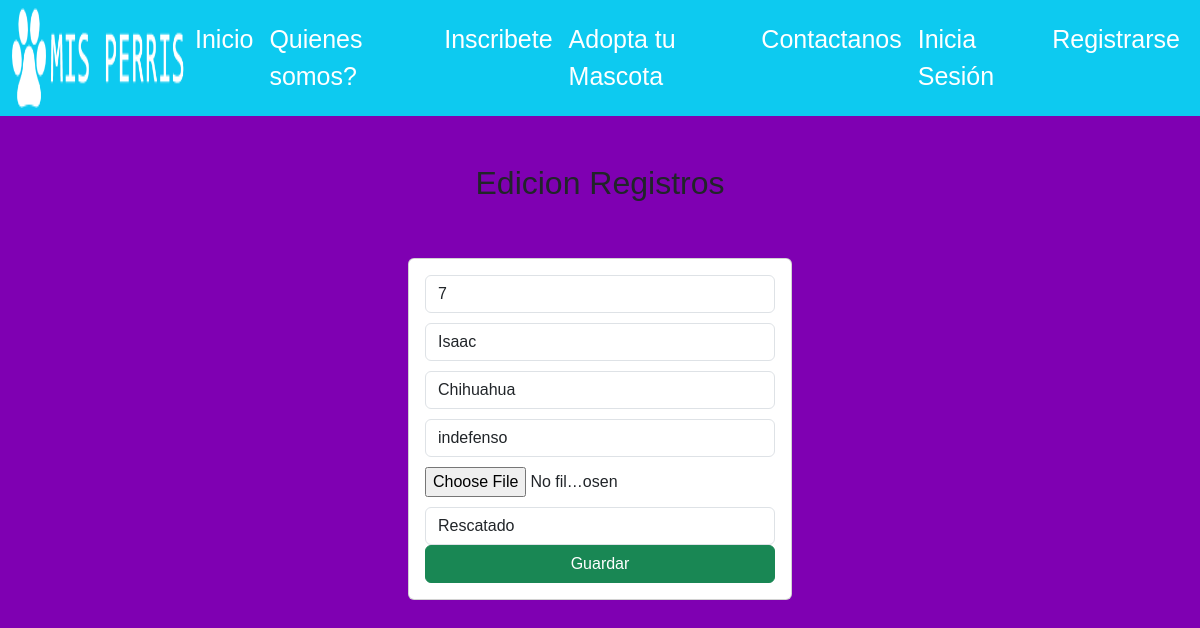
/edicionPerros/7, run on the app's committed database.
### misperris/models.py (models this page shows, shortened)
class Lista_perros(models.Model):
    TIPO_ESTADO = [
            ('rescatado', 'Rescatado'),
            ('disponible', 'Disponible'),
            ('adoptado', 'Adoptado'),
            ('revision', 'revision psiquiatrica')
        ]
    codigo = models.AutoField(primary_key=True)
    nombre = models.CharField(max_length=100)
    raza_predominante = models.CharField(max_length=100)
    descripcion = models.CharField(max_length=1000)
    imagen = models.ImageField(upload_to='imagenes_perros')
    estado = models.CharField(choices=TIPO_ESTADO, max_length=1000)

### misperris/views.py (the view)
# urls.py: path('edicionPerros/<codigo>', views.edicionPerros, name='edicionPerros'),
def edicionPerros(request, codigo):
    perros = Lista_perros.objects.get(codigo = codigo)
    animal = get_object_or_404(Lista_perros, codigo = codigo)
    if request.method == 'POST':
        print(request.FILES.get('imagen'))
        if request.FILES.get('imagen'):
            if animal.imagen:
                imagen_path = animal.imagen.path
                if os.path.exists(imagen_path):
                    os.remove(imagen_path)
        form = formularioedita(request.POST, request.FILES, instance = animal)
        if form.is_valid():
            form.save()
            return redirect ('/misperris/gestionPerros/')
    else:
        form = formularioedita(instance=animal)
    return render(request, 'misperris/edicionPerros.html', {"perros": perros, 'form': form})

### misperris/forms.py
class formularioedita(forms.ModelForm):
    class Meta:
        model = Lista_perros
        fields = ['nombre', 'raza_predominante', 'descripcion', 'imagen', 'estado']
    def __init__(self, *args, **kwargs):
        super(formularioedita,self).__init__(*args,**kwargs)
        self.fields['imagen'].required=True

### misperris/templates/misperris/edicionPerros.html (shortened to what this page needs)
{% extends "misperris/base.html" %}
{% block content %}
<div class="row">
    <div class="col-md-4 offset-md-4">
        <br>
        <br>
            <h2 class="text-center">Edicion Registros</h2>
            <br>
            <br>
            <div class="card">
                <div class="card-body">
                    <form method="POST" enctype="multipart/form-data">{% csrf_token %}
                       <div class="form-group">
                            <input type="text" id="codigo" name="codigo" value="{{perros.codigo}}" readonly class="form-control" placeholder="codigo" minlength="3" maxlength="6" required>
                        </div>
                        <div class="form-group">
                            <input type="text" id="nombre" name="nombre" value="{{perros.nombre}}" class="form-control" placeholder="nombre" minlength="3" maxlength="100" required>
                        </div>
                        <div class="form-group">
                            <input type="text" id="raza_predominante" name="raza_predominante" value="{{perros.raza_predominante}}" class="form-control" placeholder="raza_predominante" minlength="4" maxlength="100" required>
                        </div>
                        <div class="form-group">
                            <input type="text" id="descripcion" name="descripcion" value="{{perros.descripcion}}" class="form-control" placeholder="descripcion" minlength="0" maxlength="1000" required>
                        </div>
                        <div class="form-group">
                            <input type="file" id="imagen" name="imagen" placeholder="imagen" minlength="0" maxlength="1000" required>
                        </div>
                        <div class="form-group">
                            <select id="estado" name="estado" value="{{perros.estado}}" class="form-control" placeholder="estado" required>
                              <option>Rescatado</option>
                            </select>
                        </div>
                        <div>
                            <button type="submit" class="btn btn-success col-12 text-white">Guardar</button>
                        </div>
                    </form>
                </div>
            </div>
    </div>
</div>
{% endblock %}

### misperris/static/formulario.css (style rules this page uses)
body { font-family: Arial, Helvetica, sans-serif; }
input { float: center; width: 200px; margin-bottom: 10px; }
button { clear: both; float: center; width: 150px; color: black; }

### misperris/static/index.css (style rules this page uses)
body { background-color: #7f00b2; }

### data on the page
Lista_perros: codigo "7", nombre "Isaac", raza_predominante "Chihuahua", descripcion "indefenso", estado "Rescatado"
